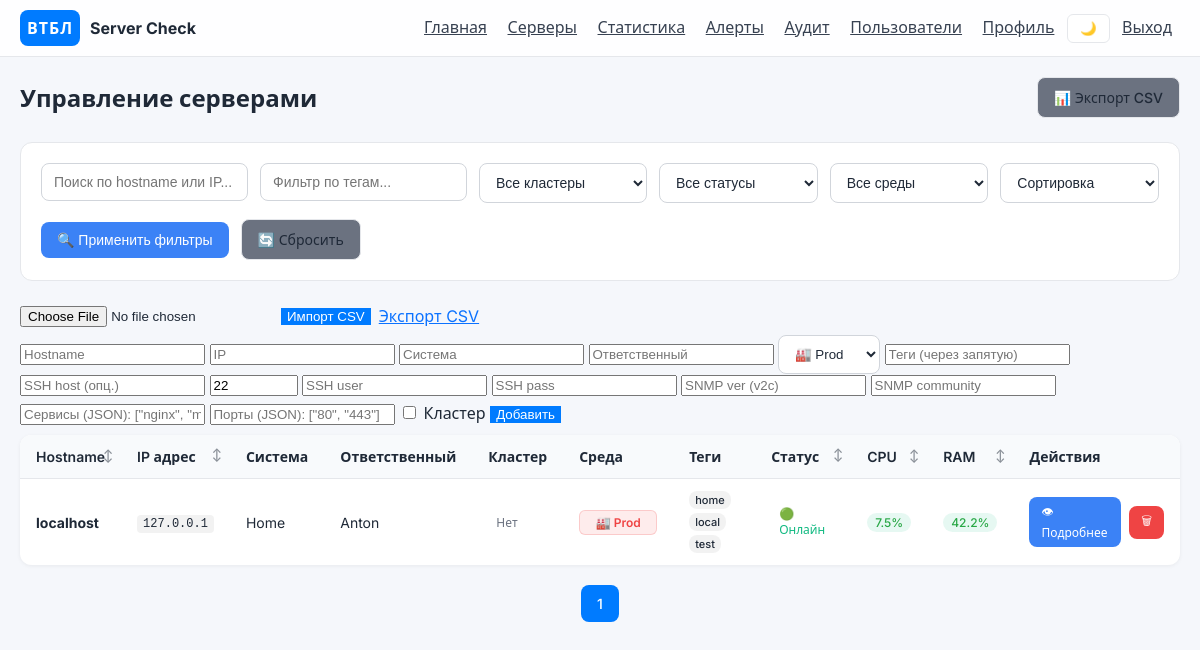
Before: /servers (signed in) with the older database file.
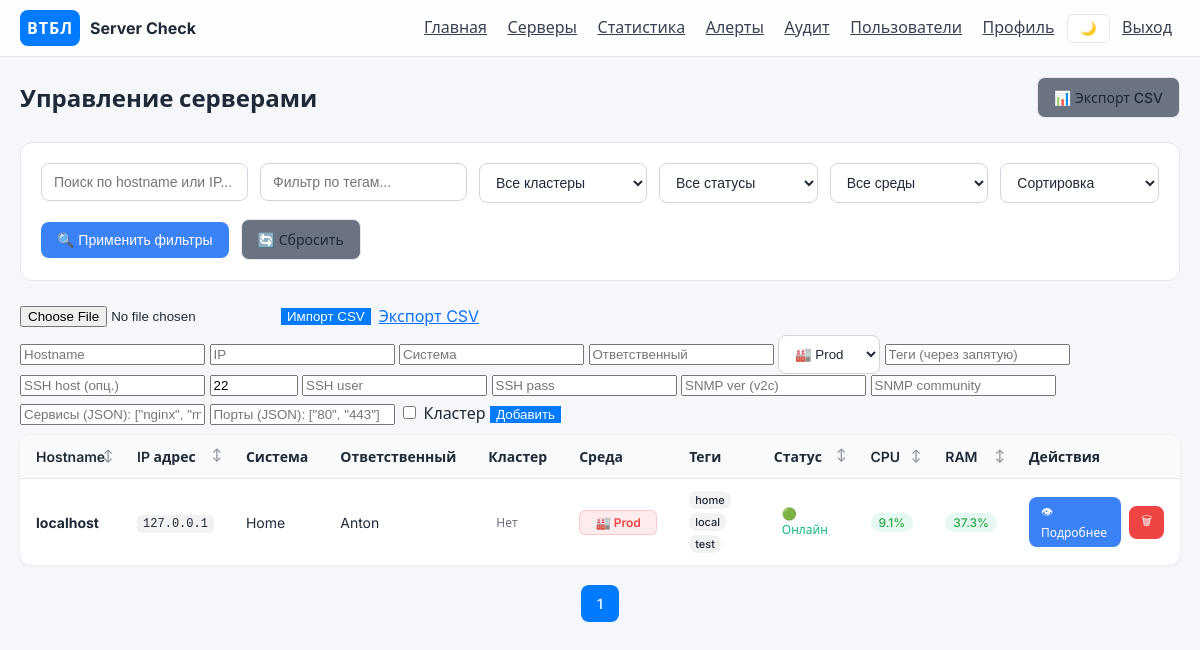
After: the same page with the newer database file.
### app/models.py (models this page shows)
class Server(Base):
    __tablename__ = "servers"
    id = Column(Integer, primary_key=True, index=True)
    hostname = Column(String(200), nullable=False)
    ip_address = Column(String(100), nullable=False)
    system_name = Column(String(200), nullable=True)
    owner = Column(String(200), nullable=True)
    is_cluster = Column(Boolean, default=False)
    environment = Column(String(20), default="prod")  # test|stage|prod
    tags = Column(String(500), nullable=True)
    ssh_host = Column(String(200), nullable=True)
    ssh_port = Column(Integer, default=22)
    ssh_username = Column(String(200), nullable=True)
    ssh_password = Column(String(500), nullable=True)  # Encrypted
    snmp_version = Column(String(10), nullable=True)  # v2c
    snmp_community = Column(String(500), nullable=True)  # Encrypted
    metric_source = Column(String(20), default="auto")  # auto|local|ssh|snmp
    services_to_monitor = Column(String(1000), nullable=True)  # JSON string of services to monitor
    ports_to_monitor = Column(String(1000), nullable=True)  # JSON string of ports to monitor
    created_at = Column(DateTime, default=datetime.utcnow)
    metrics = relationship("Metric", back_populates="server", cascade="all, delete-orphan")

class Metric(Base):
    __tablename__ = "metrics"
    id = Column(Integer, primary_key=True, index=True)
    server_id = Column(Integer, ForeignKey("servers.id", ondelete="CASCADE"), nullable=False, index=True)
    timestamp = Column(DateTime, default=datetime.utcnow, index=True)
    cpu_percent = Column(Float, nullable=True)
    cpu_temp = Column(Float, nullable=True)  # CPU temperature in Celsius
    ram_percent = Column(Float, nullable=True)
    swap_percent = Column(Float, nullable=True)  # Swap usage percentage
    disk_percent = Column(Float, nullable=True)
    disk_io_read = Column(Float, nullable=True)  # Disk I/O read MB/s
    disk_io_write = Column(Float, nullable=True)  # Disk I/O write MB/s
    processes = Column(Integer, nullable=True)
    network_in_kbps = Column(Float, nullable=True)
    network_out_kbps = Column(Float, nullable=True)
    reachable = Column(Boolean, default=None)
    services_status = Column(String(1000), nullable=True)  # JSON string of services status
    ports_status = Column(String(1000), nullable=True)  # JSON string of ports status
    server = relationship("Server", back_populates="metrics")

### app/routers.py (the view, shortened to what this page needs)
@router.get("/servers")
async def list_servers(
    request: Request,
    db: AsyncSession = Depends(get_db),
    q: str | None = None,
    cluster: str | None = None,  # 'yes' | 'no' | None
    reachable: str | None = None,  # 'yes' | 'no' | None
    environment: str | None = None,  # 'test' | 'stage' | 'prod' | None
    sort: str | None = None,  # hostname|ip|reachable|cpu|ram
    tag: str | None = None,
    page: int = Query(1, ge=1),
    per_page: int = Query(20, ge=1, le=100),
):
    if not request.user.is_authenticated:
        return RedirectResponse(url="/login", status_code=HTTP_302_FOUND)
    servers = (await db.execute(select(Server))).scalars().all()
    enriched = []
    for s in servers:
        latest = (await db.execute(
            select(Metric).where(Metric.server_id == s.id).order_by(Metric.timestamp.desc()).limit(1)
        )).scalar_one_or_none()
        enriched.append((s, latest))
    if q:
        qlow = q.lower()
        enriched = [e for e in enriched if (qlow in e[0].hostname.lower()) or (qlow in e[0].ip_address.lower()) or (e[0].system_name and qlow in e[0].system_name.lower()) or (e[0].owner and qlow in e[0].owner.lower())]
    if cluster in {"yes", "no"}:
        want = cluster == "yes"
        enriched = [e for e in enriched if bool(e[0].is_cluster) == want]
    if reachable in {"yes", "no"}:
        want = reachable == "yes"
        enriched = [e for e in enriched if (e[1].reachable if e[1] is not None else False) == want]
    if environment in {"test", "stage", "prod"}:
        enriched = [e for e in enriched if e[0].environment == environment]
    if tag:
        t = tag.lower()
        enriched = [e for e in enriched if (e[0].tags and t in e[0].tags.lower())]
    key_func = None
    reverse = False
    if sort == "hostname":
        key_func = lambda e: e[0].hostname.lower()
    elif sort == "ip":
        key_func = lambda e: e[0].ip_address
    elif sort == "reachable":
        key_func = lambda e: (e[1].reachable if e[1] is not None else False)
        reverse = True
    elif sort == "cpu":
        key_func = lambda e: (e[1].cpu_percent if (e[1] and e[1].cpu_percent is not None) else -1)
        reverse = True
    elif sort == "ram":
        key_func = lambda e: (e[1].ram_percent if (e[1] and e[1].ram_percent is not None) else -1)
        reverse = True
    if key_func:
        enriched.sort(key=key_func, reverse=reverse)
    total_items = len(enriched)
    total_pages = (total_items + per_page - 1) // per_page
    start_idx = (page - 1) * per_page
    end_idx = start_idx + per_page
    paginated_enriched = enriched[start_idx:end_idx]
    class Pagination:
        def __init__(self, page, per_page, total, items):
            self.page = page
            self.per_page = per_page
            self.total = total
            self.pages = total_pages
            self.has_prev = page > 1
            self.has_next = page < total_pages
            self.prev_num = page - 1 if self.has_prev else None
            self.next_num = page + 1 if self.has_next else None
    pagination = Pagination(page, per_page, total_items, paginated_enriched)
    is_admin = (request.session.get("role") == UserRole.admin.value) if hasattr(request, "session") else False
    return request.app.state.templates.TemplateResponse(
        "servers.html",
        {
            "request": request,
            "servers": [e[0] for e in paginated_enriched],
            "latest_map": {e[0].id: e[1] for e in paginated_enriched},
            "params": {"q": q or "", "cluster": cluster or "", "reachable": reachable or "", "environment": environment or "", "sort": sort or "", "tag": tag or ""},
            "is_admin": is_admin,
            "pagination": pagination,
        },
    )

### templates/servers.html (shortened to what this page needs)
{% extends "base.html" %}
{% block content %}
  <div class="page-header">
    <h1>Управление серверами</h1>
    <div class="page-actions">
      {% if is_admin %}
      <a href="/servers/export.csv" class="btn btn-secondary">
        📊 Экспорт CSV
      </a>
      {% endif %}
    </div>
  </div>
  <div class="filters-card">
    <form method="get" action="/servers" class="filters-form">
      <div class="form-row">
        <div class="form-group">
          <input name="q" placeholder="Поиск по hostname или IP..." value="{{ params.q }}" class="form-control" />
        </div>
        <div class="form-group">
          <input name="tag" placeholder="Фильтр по тегам..." value="{{ params.tag }}" class="form-control" />
        </div>
        <div class="form-group">
          <select name="cluster" class="form-control">
            <option value="">Все кластеры</option>
          </select>
        </div>
        <div class="form-group">
          <select name="reachable" class="form-control">
            <option value="">Все статусы</option>
          </select>
        </div>
        <div class="form-group">
          <select name="environment" class="form-control">
            <option value="">Все среды</option>
          </select>
        </div>
        <div class="form-group">
          <select name="sort" class="form-control">
            <option value="">Сортировка</option>
          </select>
        </div>
      </div>
      <div class="form-actions">
        <button type="submit" class="btn btn-primary">🔍 Применить фильтры</button>
        <a href="/servers" class="btn btn-secondary">🔄 Сбросить</a>
      </div>
    </form>
  </div>
  {% if is_admin %}
  <form method="post" action="/servers/import.csv" enctype="multipart/form-data" style="margin-bottom: 8px; margin-top:8px; display:flex; gap:8px; align-items:center;">
    <input type="file" name="file" accept=".csv" />
    <button type="submit">Импорт CSV</button>
    <a href="/servers/export.csv">Экспорт CSV</a>
  </form>
  <form method="post" action="/servers" style="margin-bottom: 10px;">
    <div class="row">
      <input name="hostname" placeholder="Hostname" required />
      <input name="ip_address" placeholder="IP" required />
      <input name="system_name" placeholder="Система" />
      <input name="owner" placeholder="Ответственный" />
      <select name="environment" required>
        <option value="prod">🏭 Prod</option>
      </select>
      <input name="tags" placeholder="Теги (через запятую)" />
      <input name="ssh_host" placeholder="SSH host (опц.)" />
      <input name="ssh_port" placeholder="port" value="22" style="width:80px;" />
      <input name="ssh_username" placeholder="SSH user" />
      <input name="ssh_password" placeholder="SSH pass" />
      <input name="snmp_version" placeholder="SNMP ver (v2c)" />
      <input name="snmp_community" placeholder="SNMP community" />
      <input name="services_to_monitor" placeholder='Сервисы (JSON): ["nginx", "mysql"]' />
      <input name="ports_to_monitor" placeholder='Порты (JSON): ["80", "443"]' />
      <label><input type="checkbox" name="is_cluster" value="true"/> Кластер</label>
      <button style="margin-right: 0px; margin-left: 0px; margin-top: 10px;" type="submit">Добавить</button>
    </div>
  </form>
  {% endif %}
  <div class="table-container">
    <table class="servers-table">
      <thead>
        <tr>
          <th class="sortable" data-sort="hostname">Hostname</th>
          <th class="sortable" data-sort="ip">IP адрес</th>
          <th>Система</th>
          <th>Ответственный</th>
          <th>Кластер</th>
          <th>Среда</th>
          <th>Теги</th>
          <th class="sortable" data-sort="reachable">Статус</th>
          <th class="sortable" data-sort="cpu">CPU</th>
          <th class="sortable" data-sort="ram">RAM</th>
          <th>Действия</th>
        </tr>
      </thead>
      <tbody>
        {% for s in servers %}
        <tr>
          <td>
            <div class="server-name">
              <strong>{{ s.hostname }}</strong>
            </div>
          </td>
          <td>
            <code>{{ s.ip_address }}</code>
          </td>
          <td>{{ s.system_name or '—' }}</td>
          <td>{{ s.owner or '—' }}</td>
          <td>
            {% if s.is_cluster %}
              <span class="status-badge status-online">Да</span>
            {% else %}
              <span class="status-badge status-unknown">Нет</span>
            {% endif %}
          </td>
          <td>
            {% if s.environment == 'test' %}
              <span class="environment-badge environment-test">🧪 Test</span>
            {% elif s.environment == 'stage' %}
              <span class="environment-badge environment-stage">🚀 Stage</span>
            {% elif s.environment == 'prod' %}
              <span class="environment-badge environment-prod">🏭 Prod</span>
            {% else %}
              <span class="environment-badge environment-unknown">❓ {{ s.environment or 'Unknown' }}</span>
            {% endif %}
          </td>
          <td>
            {% if s.tags %}
              <div class="tags">
                {% for tag in s.tags.split(',') %}
                  <span class="tag">{{ tag.strip() }}</span>
                {% endfor %}
              </div>
            {% else %}
              —
            {% endif %}
          </td>
          {% set m = latest_map.get(s.id) %}
          <td>
            {% if m and m.reachable %}
              <span class="status-badge status-online">🟢 Онлайн</span>
            {% elif m and m.reachable == False %}
              <span class="status-badge status-offline">🔴 Оффлайн</span>
            {% else %}
              <span class="status-badge status-unknown">⚪ Неизвестно</span>
            {% endif %}
          </td>
          <td>
            {% if m and m.cpu_percent is not none %}
              <span class="metric-badge {{ 'metric-critical' if m.cpu_percent > 90 else 'metric-warning' if m.cpu_percent > 75 else 'metric-ok' }}">
                {{ "%.1f"|format(m.cpu_percent) }}%
              </span>
            {% else %}
              —
            {% endif %}
          </td>
          <td>
            {% if m and m.ram_percent is not none %}
              <span class="metric-badge {{ 'metric-critical' if m.ram_percent > 90 else 'metric-warning' if m.ram_percent > 75 else 'metric-ok' }}">
                {{ "%.1f"|format(m.ram_percent) }}%
              </span>
            {% else %}
              —
            {% endif %}
          </td>
          <td>
            <div class="action-buttons">
              <a href="/servers/{{ s.id }}" class="btn btn-sm btn-primary">👁 Подробнее</a>
              {% if is_admin %}
                <form method="post" action="/servers/{{ s.id }}/delete" style="display:inline;">
                  <button type="submit" class="btn btn-sm btn-danger" onclick="return confirm('Удалить сервер {{ s.hostname }}?')">🗑</button>
                </form>
              {% endif %}
            </div>
          </td>
        </tr>
        {% endfor %}
      </tbody>
    </table>
  </div>
  {% if pagination %}
  <div class="pagination">
    {% for page_num in pagination.iter_pages() %}
      {% if page_num %}
        {% if page_num != pagination.page %}
          <a href="?{{ request.query_params|urlencode }}&page={{ page_num }}" class="btn btn-secondary">{{ page_num }}</a>
        {% else %}
          <span class="btn btn-primary current">{{ page_num }}</span>
        {% endif %}
      {% else %}
        <span class="btn btn-secondary disabled">...</span>
      {% endif %}
    {% endfor %}
  </div>
  {% endif %}
</body>
{% endblock %}

### templates/base.html (shortened to what this page needs)
<!doctype html>
<html>
<head>
  <link rel="stylesheet" href="/static/style.css" />
</head>
<body>
  <header class="app-header">
    <div class="brand">
      <div class="logo">ВТБЛ</div>
      <div class="brand-name">Server Check</div>
    </div>
    <nav class="nav">
      <a href="/">Главная</a>
      <a href="/servers">Серверы</a>
      <a href="/statistics">Статистика</a>
      <a href="/alerts">Алерты</a>
      <a href="/audit">Аудит</a>
      <a href="/users">Пользователи</a>
      <a href="/profile">Профиль</a>
      <button class="theme-toggle" onclick="toggleTheme()">🌙</button>
      <a href="/logout">Выход</a>
    </nav>
  </header>
  <main class="container">
    {% block content %}{% endblock %}
</body>
</html>

Changed rows visible on the page:
no longer on this page (row unchanged): Metric: cpu_percent "7.5", ram_percent "42.2"
added Metric: cpu_percent "9.1", ram_percent "37.3"
